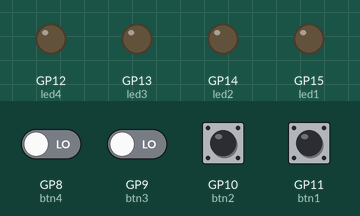
This program was run on a simulated Raspberry Pi Pico running MicroPython. On the bench: output pins drawn as LEDs (lit = HIGH). Dashed ring = blinking. Inputs (shaded band) come from the test bench; at power-on: GP8 (btn4), GP9 (btn3), GP10 (btn2), GP11 (btn1) LOW. Random numbers come from a fixed seed; what the program prints to the serial console is not drawn. At 4.8 s the program stops and its outputs stay as they are.

Above: at 1.2 s.
1.3 s: GP8 (btn4) driven HIGH and GP9 (btn3) driven HIGH
At 3.85 s:
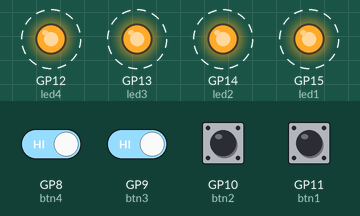
Timing chart, 0 to 6.2 s (numbered marks = the images above; inputs shaded):
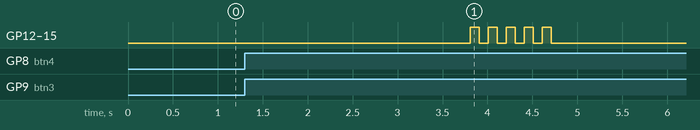

Measured:
- after the input at 1.3 s, GP12 (led4), GP13 (led3), GP15 (led1): alternates HIGH for 0.10 s and LOW for 0.10 s, 10 changes in all, then stays LOW, starting after 2.5 s

The program:

task6_reaction_game.py
```python
# task6_reaction_game.py - Multi-LED reaction time game (C) Lassi Niitlahti

# This program is a fast-paced reaction game with 4 LEDs and 4 buttons
# Press the button that matches the lit LED as fast as you can
# Game gets faster with each correct press
# All LEDs blink if you press the wrong button

from machine import Pin # type: ignore (VSCODE error bypass)
import time
import random

# Set up 4 LEDs on GP15, GP14, GP13, GP12
led1 = Pin(15, Pin.OUT)
led2 = Pin(14, Pin.OUT)
led3 = Pin(13, Pin.OUT)
led4 = Pin(12, Pin.OUT)

# Store LEDs in a list for easy access
leds = [led1, led2, led3, led4]

# Set up 4 buttons on GP11, GP10, GP9, GP8 with pull-down resistors
btn1 = Pin(11, Pin.IN, Pin.PULL_DOWN)
btn2 = Pin(10, Pin.IN, Pin.PULL_DOWN)
btn3 = Pin(9, Pin.IN, Pin.PULL_DOWN)
btn4 = Pin(8, Pin.IN, Pin.PULL_DOWN)

# Store buttons in a list for easy access
buttons = [btn1, btn2, btn3, btn4]

# Game variables
score = 0
delay_time = 1.0  # Starting delay in seconds

# Function to clear the screen
def clear_screen():
    print('\033[2J\033[H')

# Function to turn all LEDs off
def all_leds_off():
    for led in leds:
        led.off()

# Function to turn all LEDs on
def all_leds_on():
    for led in leds:
        led.on()

# Function to make all LEDs blink (wrong answer)
def blink_all_leds():
    for i in range(5):
        all_leds_on()
        time.sleep(0.1)
        all_leds_off()
        time.sleep(0.1)

# Function to check which button is pressed
def check_button_press():
    for i in range(len(buttons)):
        if buttons[i].value() == 1:
            return i
    return -1  # No button pressed

# Function to wait for any button press
def wait_for_button():
    while check_button_press() == -1:
        time.sleep(0.01)
    return check_button_press()

# Function to play one round
def play_round():
    global score, delay_time

    # Clear screen for clean display
    clear_screen()

    # Display current score
    print("===== REACTION GAME =====")
    print(f"Score: {score}")
    print(f"Speed: {delay_time:.2f}s")
    print("=" * 25)

    # Turn off all LEDs first
    all_leds_off()
    time.sleep(0.3)

    # Choose random LED to light up
    target_led = random.randint(0, 3)

    # Light up the target LED
    leds[target_led].on()
    print(f"\nLED {target_led + 1} is ON! Press button {target_led + 1}!")

    # Record start time
    start_time = time.ticks_ms()

    # Wait for button press
    pressed_button = wait_for_button()

    # Calculate reaction time
    reaction_time = time.ticks_diff(time.ticks_ms(), start_time)

    # Check if correct button was pressed
    if pressed_button == target_led:
        # Correct!
        score += 1
        clear_screen()
        print("===== REACTION GAME =====")
        print(f"Score: {score}")
        print("=" * 25)
        print(f"\n✓ CORRECT!")
        print(f"Reaction time: {reaction_time} ms")

        # Make game faster (minimum 0.2 seconds)
        delay_time = max(0.2, delay_time - 0.05)

        # Turn off LED
        leds[target_led].off()

        # Wait for button release
        while buttons[pressed_button].value() == 1:
            time.sleep(0.01)

        # Wait before next round (gets shorter)
        time.sleep(delay_time)

        return True
    else:
        # Wrong button!
        clear_screen()
        print("===== GAME OVER =====")
        print(f"\n✗ WRONG BUTTON!")
        print(f"You pressed button {pressed_button + 1}")
        print(f"Should have pressed button {target_led + 1}")
        print(f"\nFinal score: {score}")

        # Blink all LEDs to show error
        all_leds_off()
        time.sleep(0.5)
        blink_all_leds()

        return False

# Main game loop
print("===== MULTI-LED REACTION GAME =====")
print("\nRules:")
print("- Watch which LED lights up")
print("- Press the matching button as fast as you can")
print("- Game gets faster with each correct press")
print("- Wrong button = Game Over!")
print("\nLED 1 = Button 1")
print("LED 2 = Button 2")
print("LED 3 = Button 3")
print("LED 4 = Button 4")
print("\nStarting in 3 seconds...")

# Turn off all LEDs
all_leds_off()
time.sleep(3)

# Clear screen before starting
clear_screen()

# Game loop
game_running = True
while game_running:
    game_running = play_round()

# Game over
clear_screen()
print("\n===== GAME OVER =====")
print(f"Your final score: {score}")

# Give rating based on score
if score >= 20:
    print("\nAMAZING! You're a reaction champion!")
elif score >= 15:
    print("\nEXCELLENT! Super fast reflexes!")
elif score >= 10:
    print("\nGREAT JOB! Nice reflexes!")
elif score >= 5:
    print("\nGOOD EFFORT! Keep practicing!")
else:
    print("\nKeep trying! You'll get better!")

print("\nPress CTRL+C to exit or restart to play again")

# Keep all LEDs off at the end
all_leds_off()
```
